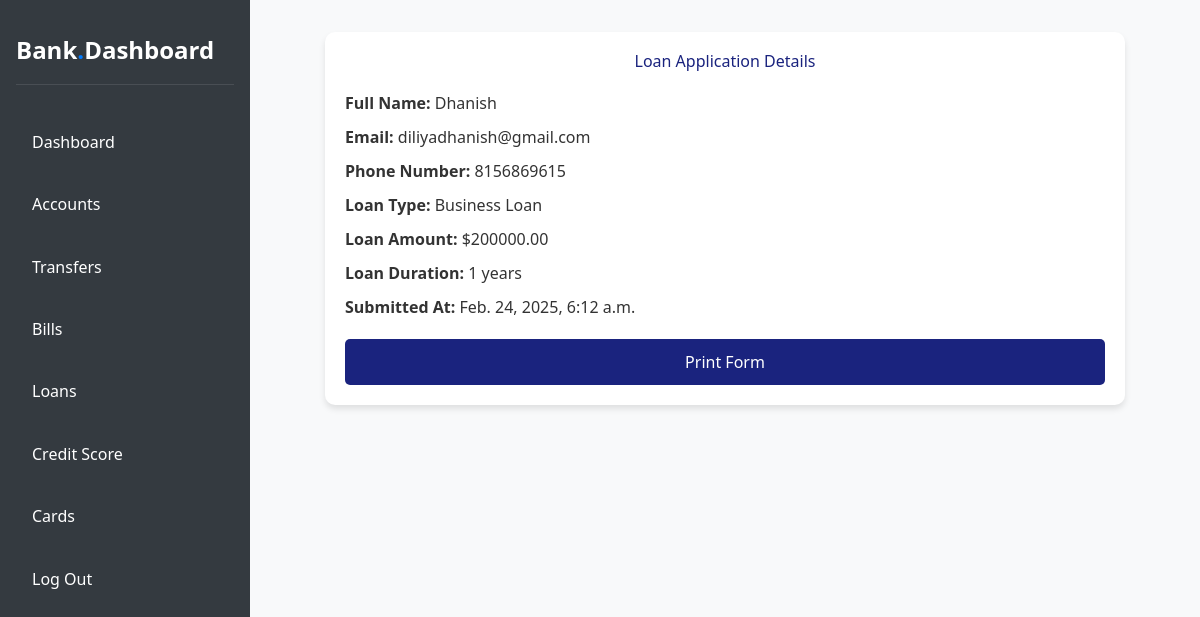
/loan_details/1/ (signed in), run on the app's committed database.
### banking/models.py (models this page shows, shortened)
class Loanmanagement(models.Model):
    LOAN_TYPE=[
        ('Business Loan','Business Loan'),
        ('Housing Loan','Housing Loan'),
        ('Vehicle Loan','Vehicle Loan'),
        ('Student Loan','Student Loan')
    ]
    user = models.ForeignKey(User,on_delete=models.CASCADE)
    full_name=models.CharField(max_length=30)
    phone_number=models.CharField(max_length=10)
    email=models.EmailField()
    loan_type = models.CharField(max_length=50,choices=LOAN_TYPE)
    loan_amount = models.DecimalField(max_digits=10, decimal_places=2)
    loan_duration = models.PositiveIntegerField()  # Duration in years
    submitted_at = models.DateTimeField(auto_now_add=True)

### banking/views.py (the view)
# urls.py: path("loan_details/<int:loan_id>/", loan_details_view, name="loan_details"),
@login_required
def loan_details_view(request, loan_id):
    loan = Loanmanagement.objects.get(id=loan_id, user=request.user)  # Fetch the loan record
    return render(request, "loan_details.html", {"loan": loan})

### templates/loan_details.html (shortened to what this page needs)
<!DOCTYPE html>
{% extends 'dashboard_user.html' %}
{% block content %}
<html lang="en">
<head>
</head>
<body>
    <div class="container">
        <h2>Loan Application Details</h2>
        <div class="details">
            <p><strong>Full Name:</strong> {{ loan.full_name }}</p>
            <p><strong>Email:</strong> {{ loan.email }}</p>
            <p><strong>Phone Number:</strong> {{ loan.phone_number }}</p>
            <p><strong>Loan Type:</strong> {{ loan.loan_type }}</p>
            <p><strong>Loan Amount:</strong> ${{ loan.loan_amount }}</p>
            <p><strong>Loan Duration:</strong> {{ loan.loan_duration }} years</p>
            <p><strong>Submitted At:</strong> {{ loan.submitted_at }}</p>
        </div>
        <button class="btn" onclick="window.print()">Print Form</button>
    </div>
</body>
{% endblock content %}

### templates/dashboard_user.html (style rules this page uses)
* { margin: 0; padding: 0; box-sizing: border-box; font-family: 'Segoe UI', Arial, sans-serif; }
:root { --primary-color: #007bff; --secondary-color: #6c757d; --background-color: #f8f9fa; --white: #ffffff; --dark: #343a40; }
body { background-color: var(--background-color); }

### templates/loan_details.html (style rules this page uses)
.container { max-width: 800px; margin: auto; background: white; padding: 20px; border-radius: 10px; box-shadow: 0 4px 6px rgba(0, 0, 0, 0.1); }
h2 { text-align: center; color: #1a237e; }
.details { margin-top: 20px; font-size: 1rem; color: #333; }
.details p { margin-bottom: 10px; }
.btn { display: block; width: 100%; padding: 10px; background-color: #1a237e; color: white; text-align: center; border-radius: 5px; margin-top: 20px; text-decoration: none; }

### data on the page
Loanmanagement: full_name "Dhanish", email "diliyadhanish@gmail.com", phone_number "8156869615", loan_type "Business Loan", loan_amount "200000.00", loan_duration "1", submitted_at "Feb. 24, 2025, 6:12 a.m."
